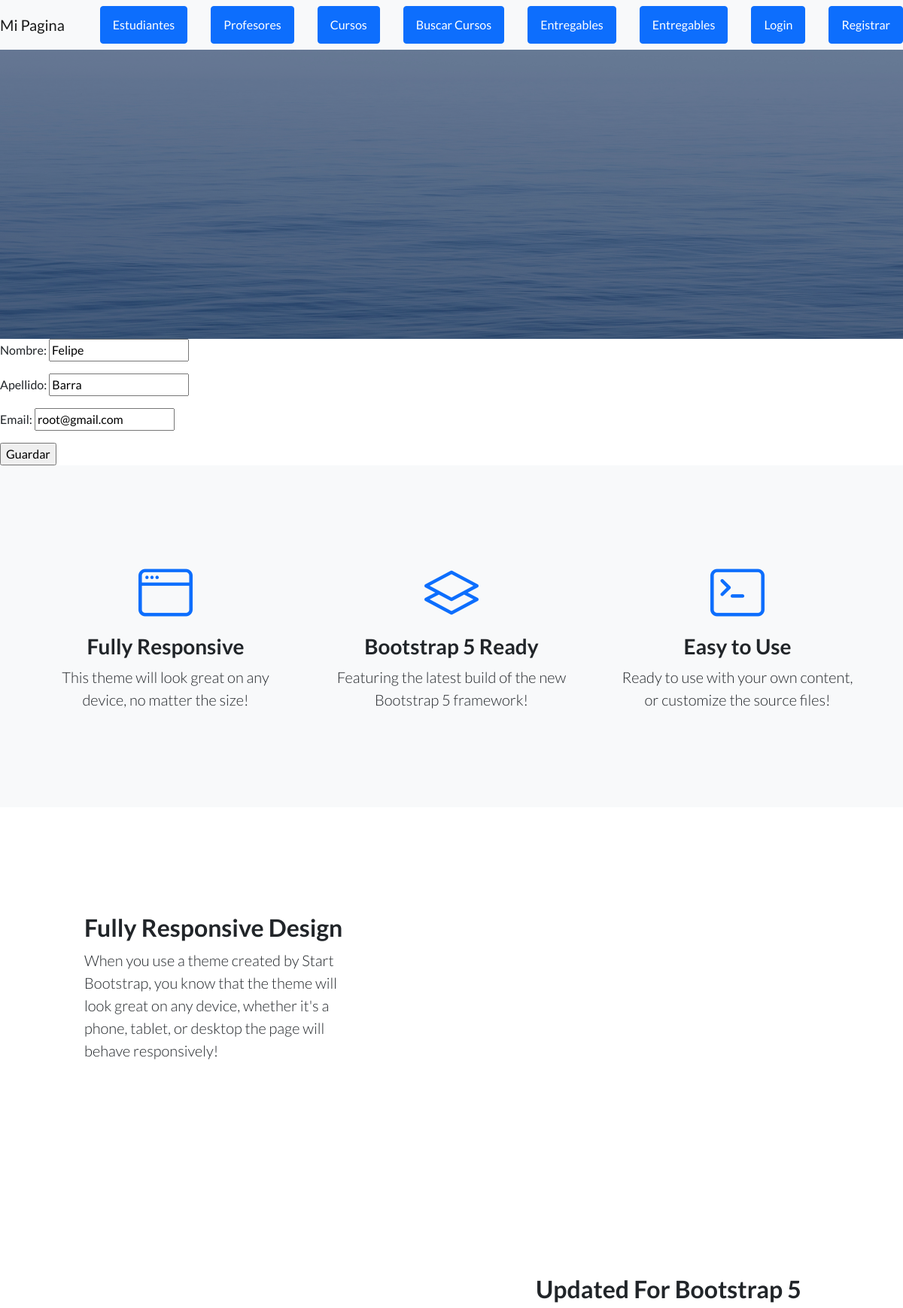
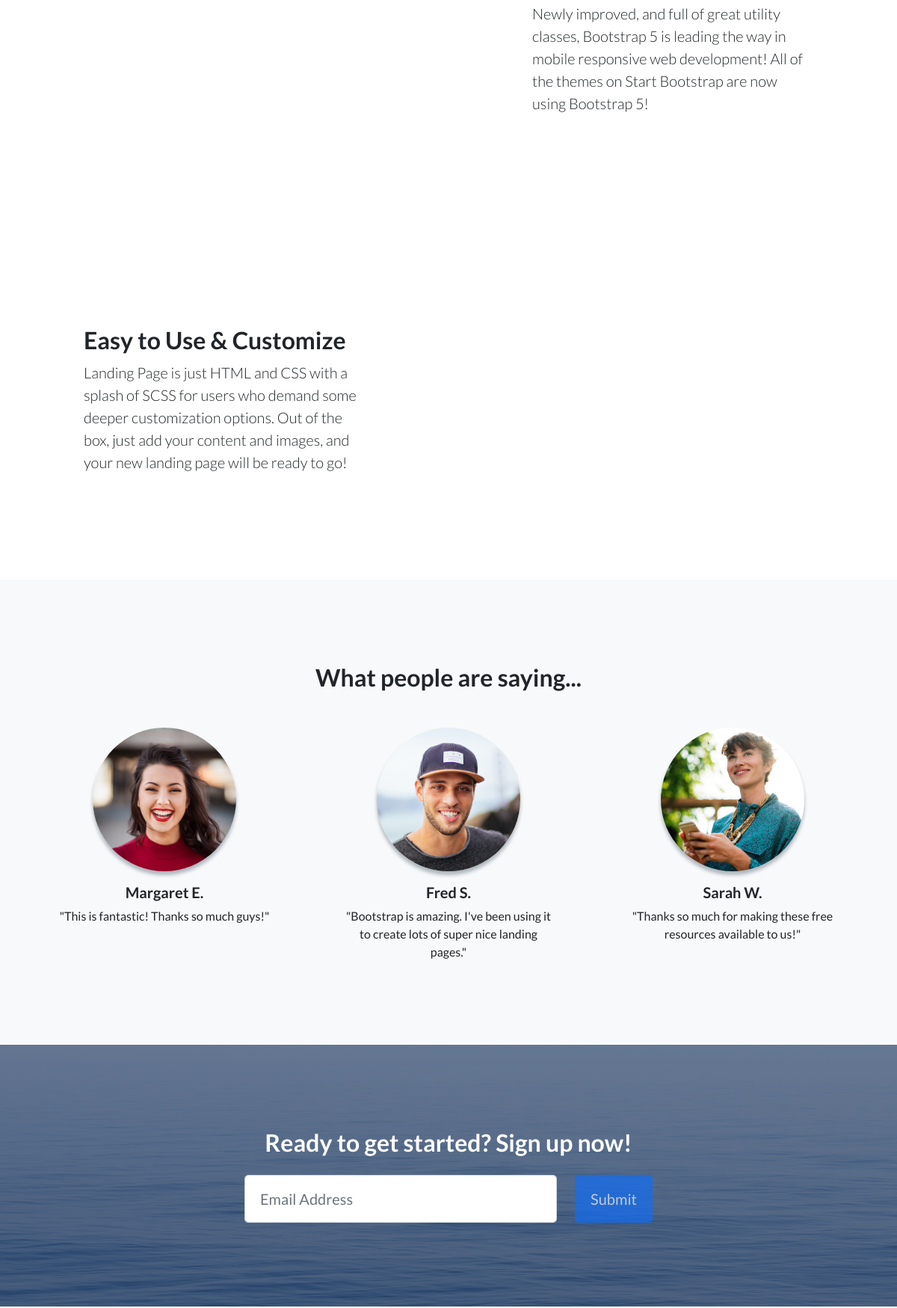
The app's page /estudiante/editar/15 (upper part) with its own data (2 pictures, top to bottom).
### AppCoder/models.py (models this page shows, shortened)
class Estudiante(models.Model):
    nombre=models.CharField(max_length=30)
    apellido=models.CharField(max_length=30)
    email=models.EmailField()

### AppCoder/views.py (the view)
# urls.py: path('estudiante/editar/<pk>', EstudianteEdicion.as_view(), name='estudiante_edit'),
class EstudianteEdicion(UpdateView,LoginRequiredMixin):
    model = Estudiante
    success_url = reverse_lazy('estudiante_list')
    fields = ['nombre', 'apellido' ,'email']

### AppCoder/templates/AppCoder/estudiante_form.html (shortened to what this page needs)
{% extends "AppCoder/padre.html" %}
{% load static %}
{% block contenidoQueCambia %}
<form method="post">{% csrf_token %}
    {{form.as_p}}
    <input type="submit" value="Guardar">
</form>
{% endblock %}

### records on screen
Estudiante: nombre "Felipe", apellido "Barra", email "root@gmail.com"
